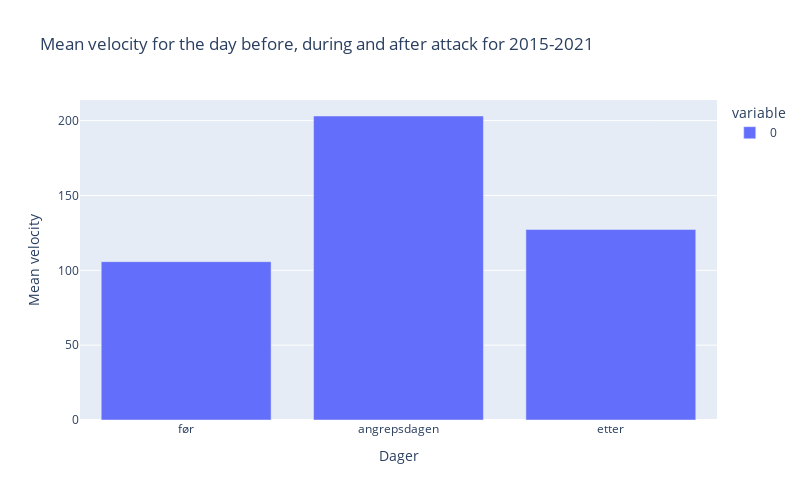
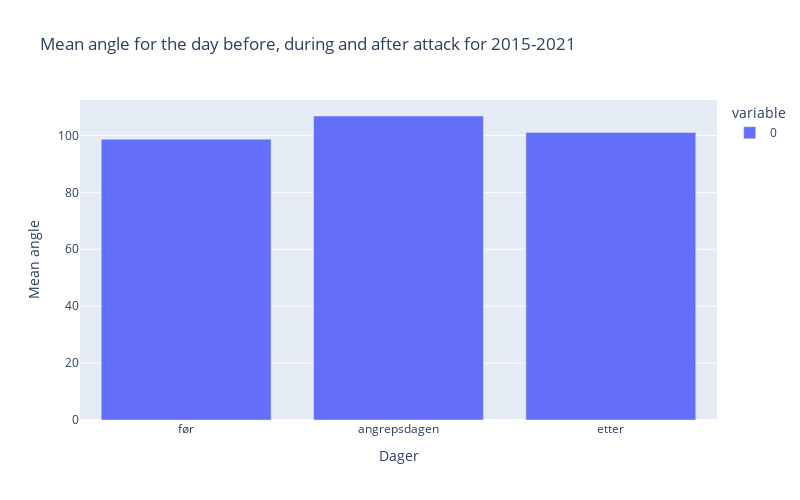
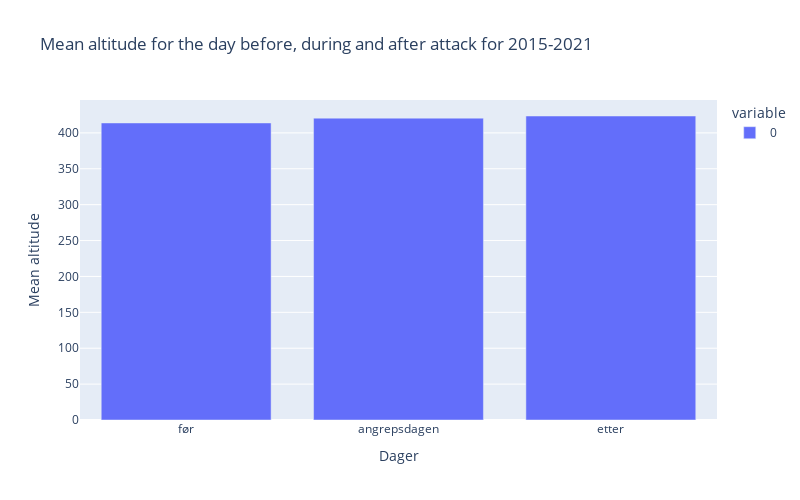

Here is the notebook cell these charts were saved with, in order:
### Code cell
create_fig(list_velocity_means, '2015-2021', feature='velocity', text='Mean')
create_fig(list_angle_means, '2015-2021', feature='angle', text='Mean')
create_fig(list_altitude_means, '2015-2021', feature='altitude', text='Mean')

### Figure 1 — Plotly figure (JSON) as saved in the notebook; plotly's stock layout.template omitted (floating-point values rounded to 4 significant figures)
{"data": [{"alignmentgroup": "True", "hovertemplate": "variable=0<br>index=%{x}<br>value=%{y}<extra></extra>", "legendgroup": "0", "marker": {"color": "#636efa", "pattern": {"shape": ""}}, "name": "0", "offsetgroup": "0", "orientation": "v", "showlegend": true, "textposition": "auto", "type": "bar", "x": [0, 1, 2], "xaxis": "x", "y": [105.8, 203.1, 127.3], "yaxis": "y"}], "layout": {"barmode": "relative", "height": 500, "legend": {"title": {"text": "variable"}, "tracegroupgap": 0}, "title": {"text": "Mean velocity for the day before, during and after attack for 2015-2021"}, "width": 800, "xaxis": {"anchor": "y", "domain": [0, 1], "tickmode": "array", "ticktext": ["før", "angrepsdagen", "etter"], "tickvals": [0, 1, 2], "title": {"text": "Dager"}}, "yaxis": {"anchor": "x", "domain": [0, 1], "title": {"text": "Mean velocity"}}}}

### Figure 2 — Plotly figure (JSON) as saved in the notebook; plotly's stock layout.template omitted (floating-point values rounded to 4 significant figures)
{"data": [{"alignmentgroup": "True", "hovertemplate": "variable=0<br>index=%{x}<br>value=%{y}<extra></extra>", "legendgroup": "0", "marker": {"color": "#636efa", "pattern": {"shape": ""}}, "name": "0", "offsetgroup": "0", "orientation": "v", "showlegend": true, "textposition": "auto", "type": "bar", "x": [0, 1, 2], "xaxis": "x", "y": [98.68, 106.8, 101.1], "yaxis": "y"}], "layout": {"barmode": "relative", "height": 500, "legend": {"title": {"text": "variable"}, "tracegroupgap": 0}, "title": {"text": "Mean angle for the day before, during and after attack for 2015-2021"}, "width": 800, "xaxis": {"anchor": "y", "domain": [0, 1], "tickmode": "array", "ticktext": ["før", "angrepsdagen", "etter"], "tickvals": [0, 1, 2], "title": {"text": "Dager"}}, "yaxis": {"anchor": "x", "domain": [0, 1], "title": {"text": "Mean angle"}}}}

### Figure 3 — Plotly figure (JSON) as saved in the notebook; plotly's stock layout.template omitted (floating-point values rounded to 4 significant figures)
{"data": [{"alignmentgroup": "True", "hovertemplate": "variable=0<br>index=%{x}<br>value=%{y}<extra></extra>", "legendgroup": "0", "marker": {"color": "#636efa", "pattern": {"shape": ""}}, "name": "0", "offsetgroup": "0", "orientation": "v", "showlegend": true, "textposition": "auto", "type": "bar", "x": [0, 1, 2], "xaxis": "x", "y": [413.8, 420.5, 423.5], "yaxis": "y"}], "layout": {"barmode": "relative", "height": 500, "legend": {"title": {"text": "variable"}, "tracegroupgap": 0}, "title": {"text": "Mean altitude for the day before, during and after attack for 2015-2021"}, "width": 800, "xaxis": {"anchor": "y", "domain": [0, 1], "tickmode": "array", "ticktext": ["før", "angrepsdagen", "etter"], "tickvals": [0, 1, 2], "title": {"text": "Dager"}}, "yaxis": {"anchor": "x", "domain": [0, 1], "title": {"text": "Mean altitude"}}}}
